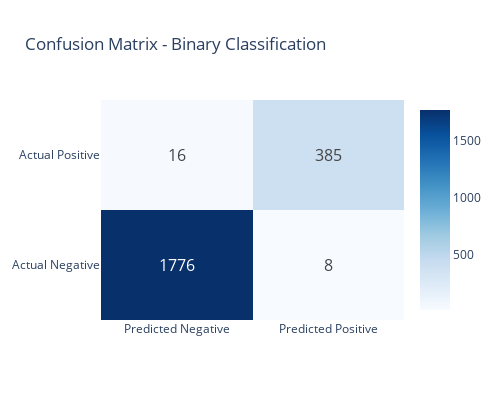

Notebook cell for this chart:
### Markdown cell above
## Visualisation des résultats de classification binaire

### Code cell
# Plot confusion matrix
fig = go.Figure(data=go.Heatmap(
    z=binary_results['confusion_matrix'],
    x=['Predicted Negative', 'Predicted Positive'],
    y=['Actual Negative', 'Actual Positive'],
    text=binary_results['confusion_matrix'],
    texttemplate="%{text}",
    textfont={"size": 16},
    colorscale='Blues'
))

fig.update_layout(
    title='Confusion Matrix - Binary Classification',
    height=400,
    width=500
)

fig.show()

### Figure 1 — Plotly figure (JSON) as saved in the notebook; plotly's stock layout.template omitted (floating-point values rounded to 4 significant figures)
{"data": [{"colorscale": [[0, "rgb(247,251,255)"], [0.125, "rgb(222,235,247)"], [0.25, "rgb(198,219,239)"], [0.375, "rgb(158,202,225)"], [0.5, "rgb(107,174,214)"], [0.625, "rgb(66,146,198)"], [0.75, "rgb(33,113,181)"], [0.875, "rgb(8,81,156)"], [1, "rgb(8,48,107)"]], "text": [[1776, 8], [16, 385]], "textfont": {"size": 16}, "texttemplate": "%{text}", "type": "heatmap", "x": ["Predicted Negative", "Predicted Positive"], "y": ["Actual Negative", "Actual Positive"], "z": [[1776, 8], [16, 385]]}], "layout": {"height": 400, "title": {"text": "Confusion Matrix - Binary Classification"}, "width": 500}}
